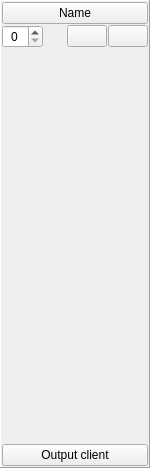
<?xml version="1.0" encoding="UTF-8"?>
<ui version="4.0">
 <class>frm_track_widget</class>
 <widget class="QFrame" name="frm_track_widget">
  <property name="geometry">
   <rect>
    <x>0</x>
    <y>0</y>
    <width>116</width>
    <height>468</height>
   </rect>
  </property>
  <property name="maximumSize">
   <size>
    <width>116</width>
    <height>16777215</height>
   </size>
  </property>
  <property name="windowTitle">
   <string>Frame</string>
  </property>
  <property name="frameShape">
   <enum>QFrame::Panel</enum>
  </property>
  <property name="frameShadow">
   <enum>QFrame::Raised</enum>
  </property>
  <property name="lineWidth">
   <number>1</number>
  </property>
  <layout class="QVBoxLayout" name="verticalLayout">
   <property name="spacing">
    <number>1</number>
   </property>
   <property name="sizeConstraint">
    <enum>QLayout::SetDefaultConstraint</enum>
   </property>
   <property name="leftMargin">
    <number>1</number>
   </property>
   <property name="topMargin">
    <number>1</number>
   </property>
   <property name="rightMargin">
    <number>1</number>
   </property>
   <property name="bottomMargin">
    <number>1</number>
   </property>
   <item>
    <widget class="QPushButton" name="b_name">
     <property name="sizePolicy">
      <sizepolicy hsizetype="Preferred" vsizetype="Fixed">
       <horstretch>0</horstretch>
       <verstretch>0</verstretch>
      </sizepolicy>
     </property>
     <property name="text">
      <string>Name</string>
     </property>
    </widget>
   </item>
   <item>
    <layout class="QHBoxLayout" name="hzlo">
     <property name="spacing">
      <number>1</number>
     </property>
     <property name="bottomMargin">
      <number>0</number>
     </property>
     <item>
      <widget class="QSpinBox" name="spn_channel">
       <property name="toolTip">
        <string>Sets the MIDI channel that incoming messages are routed from</string>
       </property>
       <property name="alignment">
        <set>Qt::AlignCenter</set>
       </property>
       <property name="specialValueText">
        <string/>
       </property>
       <property name="minimum">
        <number>0</number>
       </property>
       <property name="maximum">
        <number>16</number>
       </property>
      </widget>
     </item>
     <item>
      <widget class="QWidget" name="led_placeholder" native="true">
       <property name="sizePolicy">
        <sizepolicy hsizetype="Fixed" vsizetype="Fixed">
         <horstretch>0</horstretch>
         <verstretch>0</verstretch>
        </sizepolicy>
       </property>
       <property name="minimumSize">
        <size>
         <width>22</width>
         <height>22</height>
        </size>
       </property>
       <property name="maximumSize">
        <size>
         <width>22</width>
         <height>22</height>
        </size>
       </property>
      </widget>
     </item>
     <item>
      <widget class="QPushButton" name="b_solo">
       <property name="toolTip">
        <string>Solo</string>
       </property>
       <property name="checkable">
        <bool>true</bool>
       </property>
       <property name="checked">
        <bool>false</bool>
       </property>
      </widget>
     </item>
     <item>
      <widget class="QPushButton" name="b_mute">
       <property name="toolTip">
        <string>Mute</string>
       </property>
       <property name="checkable">
        <bool>true</bool>
       </property>
      </widget>
     </item>
    </layout>
   </item>
   <item>
    <widget class="QFrame" name="frm_plugins">
     <property name="sizePolicy">
      <sizepolicy hsizetype="Preferred" vsizetype="MinimumExpanding">
       <horstretch>0</horstretch>
       <verstretch>10</verstretch>
      </sizepolicy>
     </property>
     <property name="frameShape">
      <enum>QFrame::NoFrame</enum>
     </property>
     <property name="frameShadow">
      <enum>QFrame::Raised</enum>
     </property>
    </widget>
   </item>
   <item>
    <widget class="QPushButton" name="b_output_placeholder">
     <property name="text">
      <string>Output client</string>
     </property>
    </widget>
   </item>
  </layout>
 </widget>
 <resources/>
 <connections/>
</ui>
